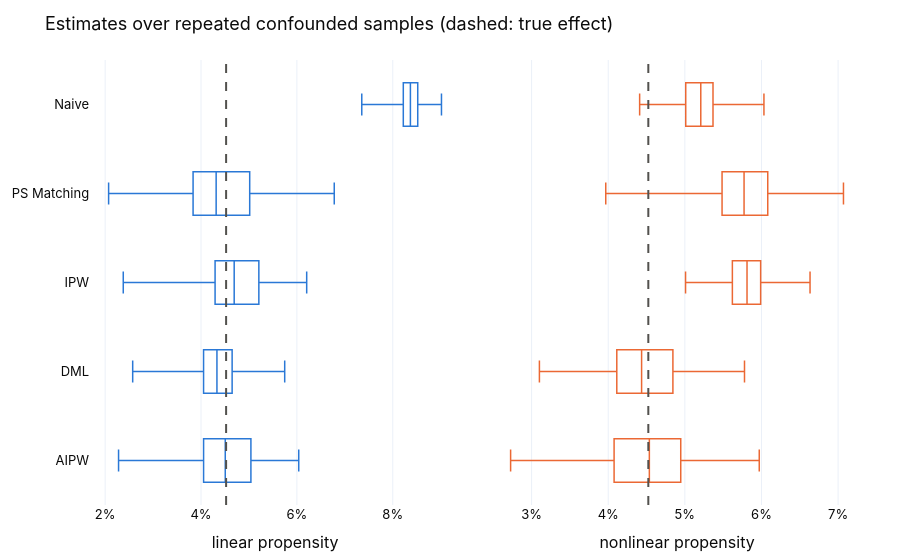

The code cell stored with this chart in its notebook:
### Code cell
save(montecarlo_plot(runs, truth), "montecarlo", height=420)

### Figure 1 — Plotly figure (JSON) as saved in the notebook; plotly's stock layout.template omitted (floating-point values rounded to 4 significant figures; data arrays with more than 128 entries replaced by an {"elided": "..."} marker saying what was removed)
{"data": [{"boxpoints": false, "fillcolor": "rgba(0,0,0,0)", "hoverinfo": "x", "line": {"color": "#2a78d6", "width": 1.5}, "name": "linear", "orientation": "h", "type": "box", "x": {"elided": "1000 float values"}, "xaxis": "x", "y": {"elided": "1000 str values"}, "yaxis": "y"}, {"boxpoints": false, "fillcolor": "rgba(0,0,0,0)", "hoverinfo": "x", "line": {"color": "#eb6834", "width": 1.5}, "name": "nonlinear", "orientation": "h", "type": "box", "x": {"elided": "1000 float values"}, "xaxis": "x2", "y": {"elided": "1000 str values"}, "yaxis": "y2"}], "layout": {"font": {"color": "#0b0b0b", "family": "Inter, Helvetica, Arial, sans-serif", "size": 13}, "margin": {"b": 40, "l": 40, "r": 30, "t": 60}, "shapes": [{"line": {"color": "#52514e", "dash": "dash", "width": 2}, "type": "line", "x0": 0.04523, "x1": 0.04523, "xref": "x", "y0": 0, "y1": 1, "yref": "y domain"}, {"line": {"color": "#52514e", "dash": "dash", "width": 2}, "type": "line", "x0": 0.04523, "x1": 0.04523, "xref": "x2", "y0": 0, "y1": 1, "yref": "y2 domain"}], "showlegend": false, "title": {"text": "Estimates over repeated confounded samples (dashed: true effect)"}, "xaxis": {"anchor": "y", "domain": [0.03, 0.49], "tickformat": ".0%", "title": {"text": "linear propensity"}}, "xaxis2": {"anchor": "y2", "domain": [0.53, 0.99], "tickformat": ".0%", "title": {"text": "nonlinear propensity"}}, "yaxis": {"anchor": "x", "autorange": "reversed", "showticklabels": true}, "yaxis2": {"anchor": "x2", "autorange": "reversed", "showticklabels": false}}}
